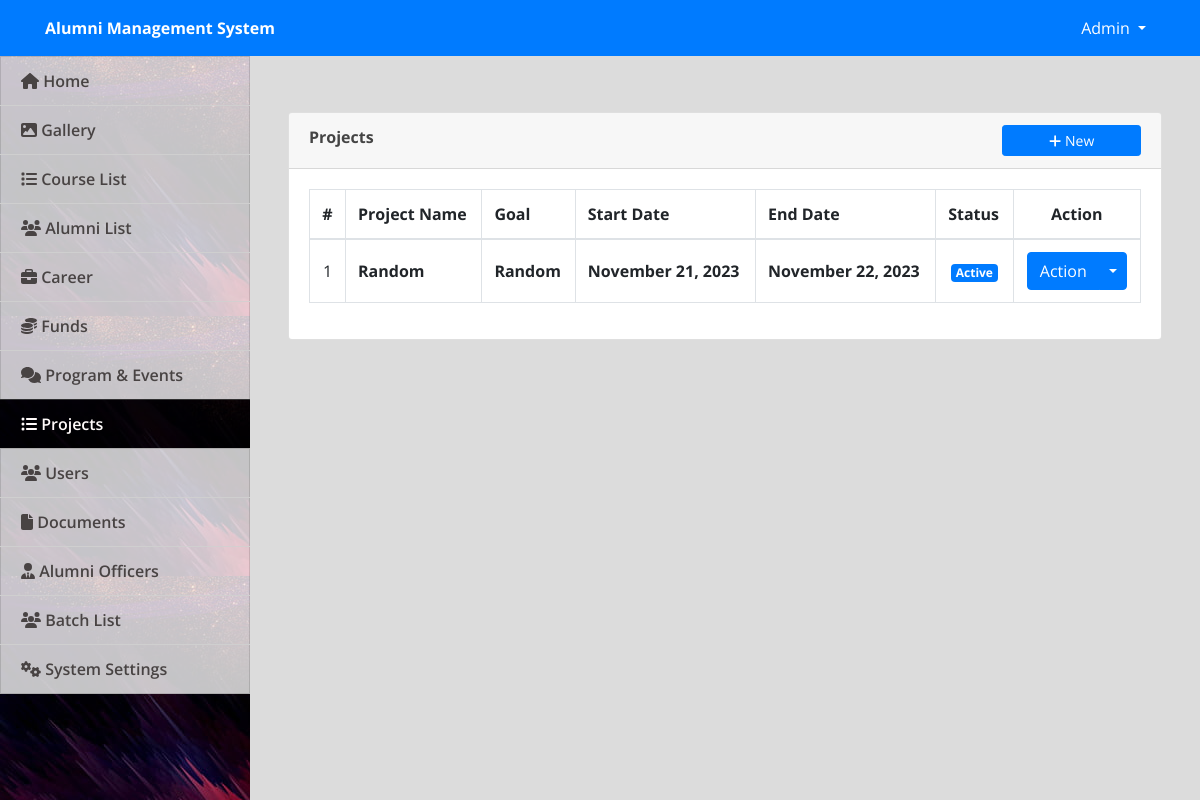
Page /admin/index.php?page=projects (signed in) on the earlier database version.
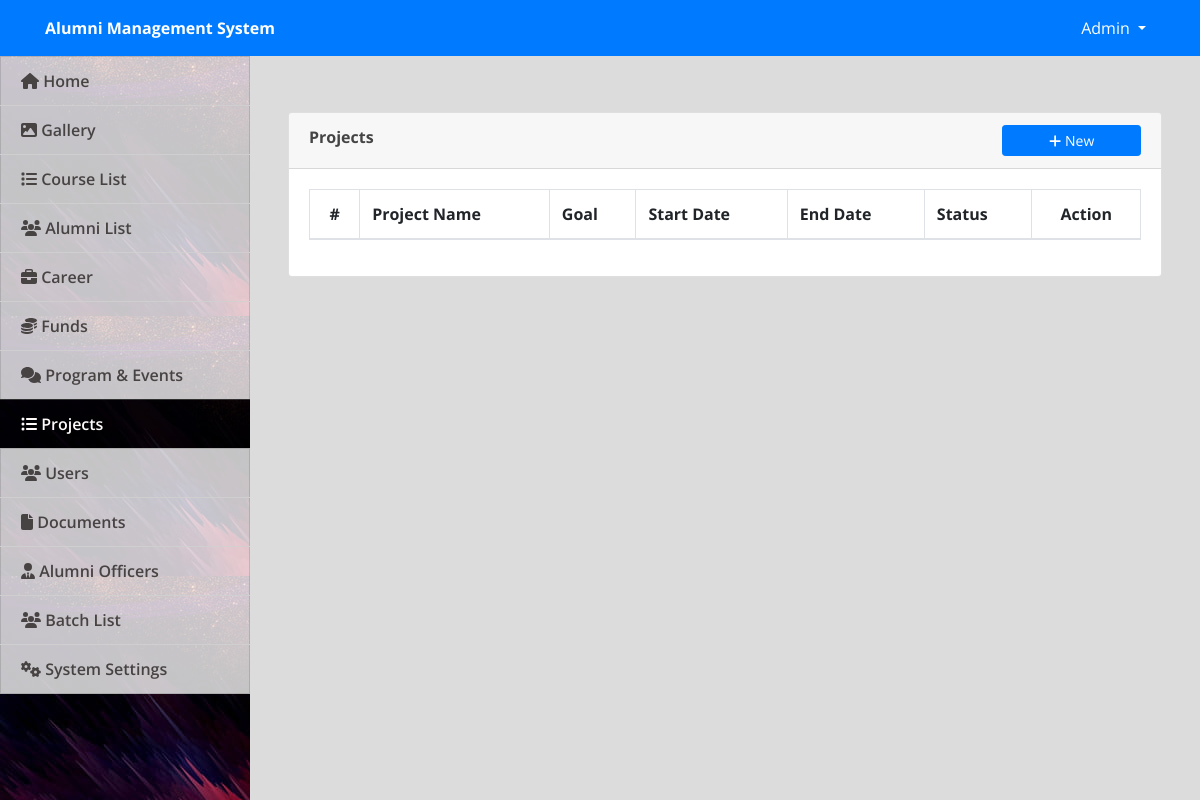
Same page on the later database version.
### tables this page shows
CREATE TABLE `projects` (
  `id` int(10) NOT NULL,
  `name` varchar(200) NOT NULL,
  `goal` varchar(200) NOT NULL,
  `start_date` date NOT NULL,
  `end_date` date NOT NULL,
  `status` int(10) NOT NULL DEFAULT 1
);

### admin/projects.php (the view, shortened to what this page needs)
<?php include('db_connect.php'); ?>
<div class="container-fluid">
    <div class="col-lg-12">
        <div class="row">
            <div class="col-md-12">
                <div class="card">
                    <div class="card-header">
                        <b>Projects</b>
                        <span class="">
                            <button class="btn btn-primary btn-block btn-sm col-sm-2 float-right" type="button" id="new_project">
                                <i class="fa fa-plus"></i> New</button>
                        </span>
                    </div>
                    <div class="card-body">
                        <table class="table table-bordered table-condensed table-hover">
                            <thead>
                                <tr>
                                    <th class="text-center">#</th>
                                    <th class="">Project Name</th>
                                    <th class="">Goal</th>
                                    <th class="">Start Date</th>
                                    <th class="">End Date</th>
                                    <th class="">Status</th>
                                    <th class="text-center">Action</th>
                                </tr>
                            </thead>
                            <tbody>
                                <?php
                                $i = 1;
                                include('../utils/format_date.php');
                                $funds =  $conn->query("SELECT * from projects order by id desc");
                                while ($row = $funds->fetch_assoc()) :
                                ?>
                                    <tr>
                                        <td class="text-center"><?php echo $i++ ?></td>
                                        <td class="">
                                            <p><b><?php echo $row['name'] ?></b></p>
                                        </td>
                                        <td class="">
                                            <p><b><?php echo $row['goal'] ?></b></p>
                                        </td>
                                        <td class="">
                                            <p><b><?php echo format_date($row['start_date'], 'F d, Y'); ?></b></p>
                                        </td>
                                        <td class="">
                                            <p><b><?php echo format_date($row['end_date'], 'F d, Y'); ?></b></p>
                                        </td>
                                        <td class="text-center">
                                            <?php if ($row['status'] == 1) : ?>
                                                <span class="badge badge-primary">Active</span>
                                            <?php else : ?>
                                                <span class="badge badge-danger">Suspended</span>
                                            <?php endif; ?>
                                        </td>
                                        <td class="text-center">
                                            <center>
                                                <div class="btn-group">
                                                    <button type="button" class="btn btn-primary">Action</button>
                                                    <button type="button" class="btn btn-primary dropdown-toggle dropdown-toggle-split" data-toggle="dropdown" aria-haspopup="true" aria-expanded="false">
                                                    </button>
                                                </div>
                                            </center>
                                        </td>
                                    </tr>
                                <?php endwhile; ?>
                            </tbody>
                        </table>
                    </div>
                </div>
            </div>
        </div>
    </div>
</div>

### utils/format_date.php
<?php
    function format_date($date, $format = "h:iA, F d, Y") {
        echo date_format(date_create($date),$format);
    }
?>

Differences in the rows shown:
removed projects: name "Random", goal "Random", start_date "November 21, 2023 November 22, 2023", status "Active"
